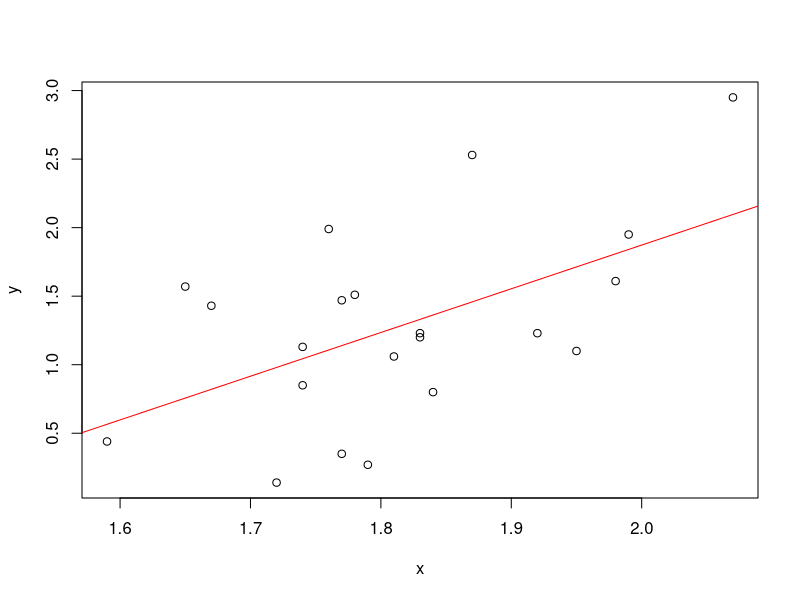

Write the R code that produced this figure.
x<-c(1.59, 1.67, 1.65, 1.72, 1.79, 1.77, 1.74, 1.74, 1.77, 1.78, 1.76, 1.81, 1.83, 1.83, 1.84, 1.87, 1.92, 1.95, 1.98, 1.99, 2.07)
y<-c(0.44, 1.43, 1.57, 0.14, 0.27, 0.35, 0.85, 1.13, 1.47, 1.51, 1.99, 1.06, 1.20, 1.23, 0.80, 2.53, 1.23, 1.10, 1.61, 1.95, 2.95)

# Part 1.
plot(x,y)

# Part 2.
r = cov(x,y) / (sd(x) * sd(y))

# Part 3.
model = lm(y~x)
abline(-4.505, 3.189, col="red")

# Part 4.
qt(0.025, 20)
SE_b = (sd(y) / sd(x))*sqrt((1-r^2)/(21-2))

# Part 5-B.
t = 3.189 / SE_b

# Part 6.
SS_regression = vector()
SS_residual = vector()

for(i in 1:21) {
  SS_regression[i] = ((-4.505 + 3.189*(x[i])) - mean(y))^2
  SS_residual[i] = (y[i] - (-4.505 + 3.189*(x[i])))^2
}

sum(SS_regression) / (sum(SS_regression) + sum(SS_residual))